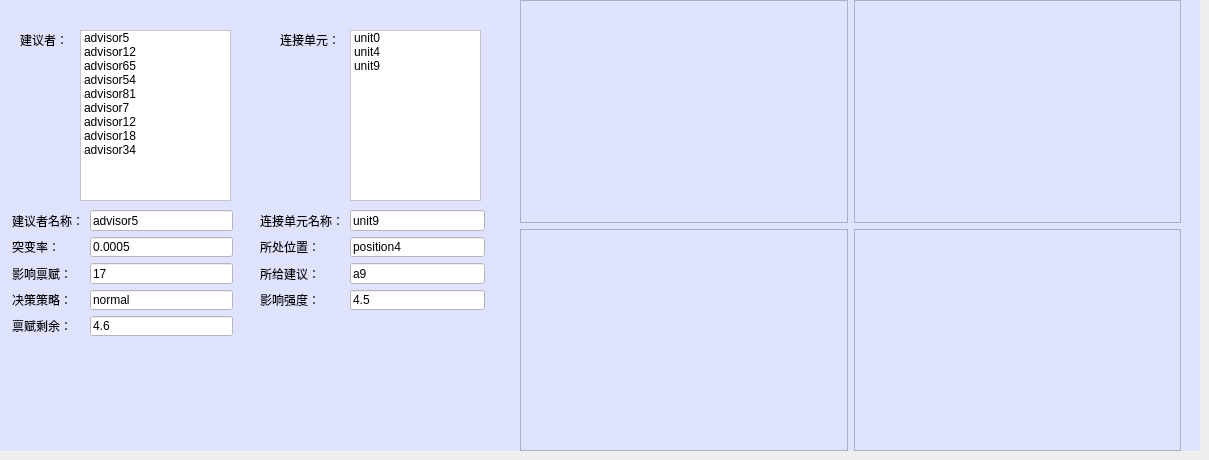
      <widget class="QWidget" name="advisorTab">
       <attribute name="title">
        <string>建议者</string>
       </attribute>
       <widget class="QWidget" name="widget_2" native="true">
        <property name="geometry">
         <rect>
          <x>0</x>
          <y>0</y>
          <width>1200</width>
          <height>451</height>
         </rect>
        </property>
        <property name="styleSheet">
         <string notr="true">background-color: rgb(224, 227, 255);</string>
        </property>
        <widget class="QWidget" name="gridLayoutWidget_6">
         <property name="geometry">
          <rect>
           <x>520</x>
           <y>0</y>
           <width>661</width>
           <height>451</height>
          </rect>
         </property>
         <layout class="QGridLayout" name="gridLayout_6">
          <item row="0" column="0">
           <widget class="QGraphicsView" name="graphicsView_22">
            <property name="styleSheet">
             <string notr="true">border-image: url(:/patterns/5.png);</string>
            </property>
           </widget>
          </item>
          <item row="0" column="1">
           <widget class="QGraphicsView" name="graphicsView_4">
            <property name="styleSheet">
             <string notr="true">border-image: url(:/chart/7.png);</string>
            </property>
           </widget>
          </item>
          <item row="1" column="1">
           <widget class="QGraphicsView" name="graphicsView_6"/>
          </item>
          <item row="1" column="0">
           <widget class="QGraphicsView" name="graphicsView_5">
            <property name="styleSheet">
             <string notr="true">border-image: url(:/chart/10.png);</string>
            </property>
           </widget>
          </item>
         </layout>
        </widget>
        <widget class="QLabel" name="label_165">
         <property name="geometry">
          <rect>
           <x>20</x>
           <y>30</y>
           <width>61</width>
           <height>20</height>
          </rect>
         </property>
         <property name="text">
          <string>建议者：</string>
         </property>
        </widget>
        <widget class="QLabel" name="label_171">
         <property name="geometry">
          <rect>
           <x>280</x>
           <y>30</y>
           <width>61</width>
           <height>20</height>
          </rect>
         </property>
         <property name="text">
          <string>连接单元：</string>
         </property>
        </widget>
        <widget class="QListWidget" name="listWidget_24">
         <property name="geometry">
          <rect>
           <x>350</x>
           <y>30</y>
           <width>131</width>
           <height>171</height>
          </rect>
         </property>
         <property name="styleSheet">
          <string notr="true">background-color: rgb(255, 255, 255);
</string>
         </property>
         <item>
          <property name="text">
           <string>unit0</string>
          </property>
         </item>
         <item>
          <property name="text">
           <string>unit4</string>
          </property>
         </item>
         <item>
          <property name="text">
           <string>unit9 </string>
          </property>
         </item>
        </widget>
        <widget class="QListWidget" name="listWidget_22">
         <property name="geometry">
          <rect>
           <x>80</x>
           <y>30</y>
           <width>151</width>
           <height>171</height>
          </rect>
         </property>
         <property name="styleSheet">
          <string notr="true">background-color: rgb(255, 255, 255);

</string>
         </property>
         <item>
          <property name="text">
           <string>advisor5</string>
          </property>
         </item>
         <item>
          <property name="text">
           <string>advisor12</string>
          </property>
         </item>
         <item>
          <property name="text">
           <string>advisor65</string>
          </property>
         </item>
         <item>
          <property name="text">
           <string>advisor54</string>
          </property>
         </item>
         <item>
          <property name="text">
           <string>advisor81</string>
          </property>
         </item>
         <item>
          <property name="text">
           <string>advisor7</string>
          </property>
         </item>
         <item>
          <property name="text">
           <string>advisor12</string>
          </property>
         </item>
         <item>
          <property name="text">
           <string>advisor18</string>
          </property>
         </item>
         <item>
          <property name="text">
           <string>advisor34</string>
          </property>
         </item>
        </widget>
        <widget class="QWidget" name="layoutWidget">
         <property name="geometry">
          <rect>
           <x>12</x>
           <y>210</y>
           <width>221</width>
           <height>126</height>
          </rect>
         </property>
         <layout class="QGridLayout" name="gridLayout_3">
          <item row="0" column="0">
           <widget class="QLabel" name="label_175">
            <property name="text">
             <string>建议者名称：</string>
            </property>
           </widget>
          </item>
          <item row="0" column="1">
           <widget class="QLineEdit" name="lineEdit_95">
            <property name="styleSheet">
             <string notr="true">background-color: rgb(255, 255, 255);
</string>
            </property>
            <property name="text">
             <string>advisor5</string>
            </property>
           </widget>
          </item>
          <item row="1" column="0">
           <widget class="QLabel" name="label_167">
            <property name="text">
             <string>突变率：</string>
            </property>
           </widget>
          </item>
          <item row="1" column="1">
           <widget class="QLineEdit" name="lineEdit_90">
            <property name="styleSheet">
             <string notr="true">background-color: rgb(255, 255, 255);
</string>
            </property>
            <property name="text">
             <string>0.0005</string>
            </property>
           </widget>
          </item>
          <item row="2" column="0">
           <widget class="QLabel" name="label_169">
            <property name="text">
             <string>影响禀赋：</string>
            </property>
           </widget>
          </item>
          <item row="2" column="1">
           <widget class="QLineEdit" name="lineEdit_92">
            <property name="styleSheet">
             <string notr="true">background-color: rgb(255, 255, 255);
</string>
            </property>
            <property name="text">
             <string>17</string>
            </property>
           </widget>
          </item>
          <item row="3" column="0">
           <widget class="QLabel" name="label_170">
            <property name="text">
             <string>决策策略：</string>
            </property>
           </widget>
          </item>
          <item row="3" column="1">
           <widget class="QLineEdit" name="lineEdit_93">
            <property name="styleSheet">
             <string notr="true">background-color: rgb(255, 255, 255);
</string>
            </property>
            <property name="text">
             <string>normal</string>
            </property>
           </widget>
          </item>
          <item row="4" column="0">
           <widget class="QLabel" name="label_184">
            <property name="text">
             <string>禀赋剩余：</string>
            </property>
           </widget>
          </item>
          <item row="4" column="1">
           <widget class="QLineEdit" name="lineEdit_94">
            <property name="styleSheet">
             <string notr="true">background-color: rgb(255, 255, 255);
</string>
            </property>
            <property name="text">
             <string>4.6</string>
            </property>
           </widget>
          </item>
         </layout>
        </widget>
        <widget class="QWidget" name="layoutWidget">
         <property name="geometry">
          <rect>
           <x>260</x>
           <y>210</y>
           <width>225</width>
           <height>100</height>
          </rect>
         </property>
         <layout class="QGridLayout" name="gridLayout_12">
          <item row="0" column="0">
           <widget class="QLabel" name="label_176">
            <property name="text">
             <string>连接单元名称：</string>
            </property>
           </widget>
          </item>
          <item row="0" column="1">
           <widget class="QLineEdit" name="lineEdit_96">
            <property name="styleSheet">
             <string notr="true">background-color: rgb(255, 255, 255);
</string>
            </property>
            <property name="text">
             <string>unit9</string>
            </property>
           </widget>
          </item>
          <item row="1" column="0">
           <widget class="QLabel" name="label_174">
            <property name="text">
             <string>所处位置：</string>
            </property>
           </widget>
          </item>
          <item row="1" column="1">
           <widget class="QLineEdit" name="lineEdit_102">
            <property name="styleSheet">
             <string notr="true">background-color: rgb(255, 255, 255);
</string>
            </property>
            <property name="text">
             <string>position4</string>
            </property>
           </widget>
          </item>
          <item row="2" column="0">
           <widget class="QLabel" name="label_181">
            <property name="text">
             <string>所给建议：</string>
            </property>
           </widget>
          </item>
          <item row="2" column="1">
           <widget class="QLineEdit" name="lineEdit_103">
            <property name="styleSheet">
             <string notr="true">background-color: rgb(255, 255, 255);
</string>
            </property>
            <property name="text">
             <string>a9</string>
            </property>
           </widget>
          </item>
          <item row="3" column="0">
           <widget class="QLabel" name="label_172">
            <property name="text">
             <string>影响强度：</string>
            </property>
           </widget>
          </item>
          <item row="3" column="1">
           <widget class="QLineEdit" name="lineEdit_97">
            <property name="styleSheet">
             <string notr="true">background-color: rgb(255, 255, 255);
</string>
            </property>
            <property name="text">
             <string>4.5</string>
            </property>
           </widget>
          </item>
         </layout>
        </widget>
       </widget>
      </widget>
